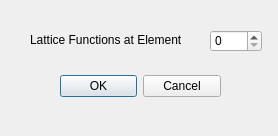
<?xml version="1.0" encoding="UTF-8"?>
<ui version="4.0">
 <class>ElementSelectionDialog</class>
 <widget class="QDialog" name="ElementSelectionDialog">
  <property name="geometry">
   <rect>
    <x>0</x>
    <y>0</y>
    <width>278</width>
    <height>136</height>
   </rect>
  </property>
  <property name="minimumSize">
   <size>
    <width>278</width>
    <height>136</height>
   </size>
  </property>
  <property name="maximumSize">
   <size>
    <width>278</width>
    <height>136</height>
   </size>
  </property>
  <property name="windowTitle">
   <string>Element Selection</string>
  </property>
  <widget class="QDialogButtonBox" name="buttonBox">
   <property name="geometry">
    <rect>
     <x>60</x>
     <y>70</y>
     <width>161</width>
     <height>32</height>
    </rect>
   </property>
   <property name="orientation">
    <enum>Qt::Horizontal</enum>
   </property>
   <property name="standardButtons">
    <set>QDialogButtonBox::Cancel|QDialogButtonBox::Ok</set>
   </property>
  </widget>
  <widget class="QSpinBox" name="spinBoxElmNo">
   <property name="geometry">
    <rect>
     <x>210</x>
     <y>30</y>
     <width>52</width>
     <height>22</height>
    </rect>
   </property>
  </widget>
  <widget class="QLabel" name="label">
   <property name="geometry">
    <rect>
     <x>30</x>
     <y>30</y>
     <width>171</width>
     <height>20</height>
    </rect>
   </property>
   <property name="text">
    <string>Lattice Functions at Element</string>
   </property>
  </widget>
 </widget>
 <resources/>
 <connections>
  <connection>
   <sender>buttonBox</sender>
   <signal>accepted()</signal>
   <receiver>ElementSelectionDialog</receiver>
   <slot>accept()</slot>
   <hints>
    <hint type="sourcelabel">
     <x>248</x>
     <y>254</y>
    </hint>
    <hint type="destinationlabel">
     <x>157</x>
     <y>274</y>
    </hint>
   </hints>
  </connection>
  <connection>
   <sender>buttonBox</sender>
   <signal>rejected()</signal>
   <receiver>ElementSelectionDialog</receiver>
   <slot>reject()</slot>
   <hints>
    <hint type="sourcelabel">
     <x>316</x>
     <y>260</y>
    </hint>
    <hint type="destinationlabel">
     <x>286</x>
     <y>274</y>
    </hint>
   </hints>
  </connection>
 </connections>
</ui>
